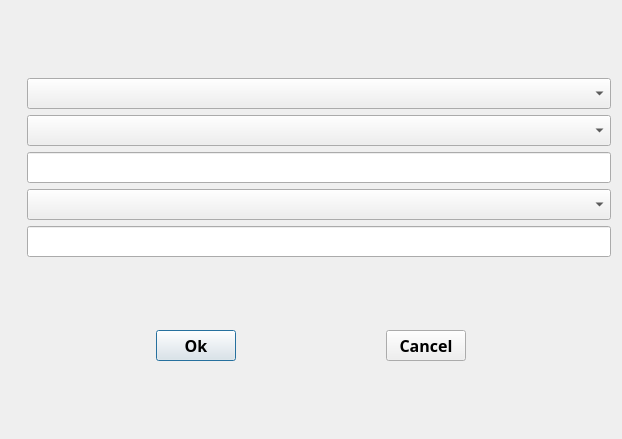
<?xml version="1.0" encoding="UTF-8"?>
<ui version="4.0">
 <class>EventSettingWidgeet</class>
 <widget class="QDialog" name="EventSettingWidgeet">
  <property name="geometry">
   <rect>
    <x>0</x>
    <y>0</y>
    <width>622</width>
    <height>439</height>
   </rect>
  </property>
  <property name="minimumSize">
   <size>
    <width>400</width>
    <height>200</height>
   </size>
  </property>
  <property name="font">
   <font>
    <family>Arial Black</family>
    <pointsize>9</pointsize>
    <weight>75</weight>
    <bold>true</bold>
   </font>
  </property>
  <property name="windowTitle">
   <string>EventSetting</string>
  </property>
  <layout class="QGridLayout" name="gridLayout_2">
   <item row="0" column="0">
    <layout class="QGridLayout" name="gridLayout">
     <item row="0" column="0">
      <widget class="QLabel" name="objectlab">
       <property name="sizePolicy">
        <sizepolicy hsizetype="Fixed" vsizetype="Preferred">
         <horstretch>0</horstretch>
         <verstretch>0</verstretch>
        </sizepolicy>
       </property>
       <property name="font">
        <font>
         <family>Arial Black</family>
         <pointsize>12</pointsize>
         <weight>75</weight>
         <bold>true</bold>
        </font>
       </property>
       <property name="text">
        <string/>
       </property>
      </widget>
     </item>
     <item row="0" column="1">
      <widget class="QComboBox" name="objcomb">
       <property name="minimumSize">
        <size>
         <width>0</width>
         <height>30</height>
        </size>
       </property>
       <property name="font">
        <font>
         <family>Arial Black</family>
         <pointsize>12</pointsize>
         <weight>75</weight>
         <bold>true</bold>
        </font>
       </property>
      </widget>
     </item>
     <item row="1" column="0">
      <widget class="QLabel" name="proplab">
       <property name="sizePolicy">
        <sizepolicy hsizetype="Fixed" vsizetype="Preferred">
         <horstretch>0</horstretch>
         <verstretch>0</verstretch>
        </sizepolicy>
       </property>
       <property name="font">
        <font>
         <family>Arial Black</family>
         <pointsize>12</pointsize>
         <weight>75</weight>
         <bold>true</bold>
        </font>
       </property>
       <property name="text">
        <string/>
       </property>
      </widget>
     </item>
     <item row="1" column="1">
      <widget class="QComboBox" name="propcomb">
       <property name="minimumSize">
        <size>
         <width>0</width>
         <height>30</height>
        </size>
       </property>
       <property name="font">
        <font>
         <family>Arial Black</family>
         <pointsize>12</pointsize>
         <weight>75</weight>
         <bold>true</bold>
        </font>
       </property>
      </widget>
     </item>
     <item row="2" column="0">
      <widget class="QLabel" name="valuelab">
       <property name="sizePolicy">
        <sizepolicy hsizetype="Fixed" vsizetype="Preferred">
         <horstretch>0</horstretch>
         <verstretch>0</verstretch>
        </sizepolicy>
       </property>
       <property name="font">
        <font>
         <family>Arial Black</family>
         <pointsize>12</pointsize>
         <weight>75</weight>
         <bold>true</bold>
        </font>
       </property>
       <property name="text">
        <string/>
       </property>
      </widget>
     </item>
     <item row="2" column="1">
      <widget class="QLineEdit" name="valueedit">
       <property name="minimumSize">
        <size>
         <width>0</width>
         <height>30</height>
        </size>
       </property>
       <property name="font">
        <font>
         <family>Arial Black</family>
         <pointsize>12</pointsize>
         <weight>75</weight>
         <bold>true</bold>
        </font>
       </property>
      </widget>
     </item>
     <item row="3" column="0">
      <widget class="QLabel" name="value2lab">
       <property name="font">
        <font>
         <family>Arial Black</family>
         <pointsize>12</pointsize>
         <weight>75</weight>
         <bold>true</bold>
        </font>
       </property>
       <property name="text">
        <string/>
       </property>
      </widget>
     </item>
     <item row="3" column="1">
      <widget class="QComboBox" name="value2comb">
       <property name="minimumSize">
        <size>
         <width>0</width>
         <height>30</height>
        </size>
       </property>
       <property name="font">
        <font>
         <family>Arial Black</family>
         <pointsize>12</pointsize>
         <weight>75</weight>
         <bold>true</bold>
        </font>
       </property>
      </widget>
     </item>
     <item row="4" column="0">
      <widget class="QLabel" name="value3lab">
       <property name="minimumSize">
        <size>
         <width>0</width>
         <height>30</height>
        </size>
       </property>
       <property name="font">
        <font>
         <family>Arial Black</family>
         <pointsize>12</pointsize>
         <weight>75</weight>
         <bold>true</bold>
        </font>
       </property>
       <property name="text">
        <string/>
       </property>
      </widget>
     </item>
     <item row="4" column="1">
      <widget class="QLineEdit" name="value3edit">
       <property name="minimumSize">
        <size>
         <width>0</width>
         <height>30</height>
        </size>
       </property>
       <property name="font">
        <font>
         <family>Arial Black</family>
         <pointsize>12</pointsize>
         <weight>75</weight>
         <bold>true</bold>
        </font>
       </property>
      </widget>
     </item>
    </layout>
   </item>
   <item row="1" column="0">
    <layout class="QHBoxLayout" name="horizontalLayout">
     <item>
      <spacer name="horizontalSpacer">
       <property name="orientation">
        <enum>Qt::Horizontal</enum>
       </property>
       <property name="sizeHint" stdset="0">
        <size>
         <width>40</width>
         <height>20</height>
        </size>
       </property>
      </spacer>
     </item>
     <item>
      <widget class="QPushButton" name="pushButton">
       <property name="minimumSize">
        <size>
         <width>0</width>
         <height>30</height>
        </size>
       </property>
       <property name="font">
        <font>
         <family>Arial Black</family>
         <pointsize>12</pointsize>
         <weight>75</weight>
         <bold>true</bold>
        </font>
       </property>
       <property name="text">
        <string>Ok</string>
       </property>
      </widget>
     </item>
     <item>
      <spacer name="horizontalSpacer_2">
       <property name="orientation">
        <enum>Qt::Horizontal</enum>
       </property>
       <property name="sizeHint" stdset="0">
        <size>
         <width>40</width>
         <height>20</height>
        </size>
       </property>
      </spacer>
     </item>
     <item>
      <widget class="QPushButton" name="pushButton_2">
       <property name="minimumSize">
        <size>
         <width>0</width>
         <height>30</height>
        </size>
       </property>
       <property name="font">
        <font>
         <family>Arial Black</family>
         <pointsize>12</pointsize>
         <weight>75</weight>
         <bold>true</bold>
        </font>
       </property>
       <property name="text">
        <string>Cancel</string>
       </property>
      </widget>
     </item>
     <item>
      <spacer name="horizontalSpacer_3">
       <property name="orientation">
        <enum>Qt::Horizontal</enum>
       </property>
       <property name="sizeHint" stdset="0">
        <size>
         <width>40</width>
         <height>20</height>
        </size>
       </property>
      </spacer>
     </item>
    </layout>
   </item>
  </layout>
 </widget>
 <resources/>
 <connections/>
</ui>
